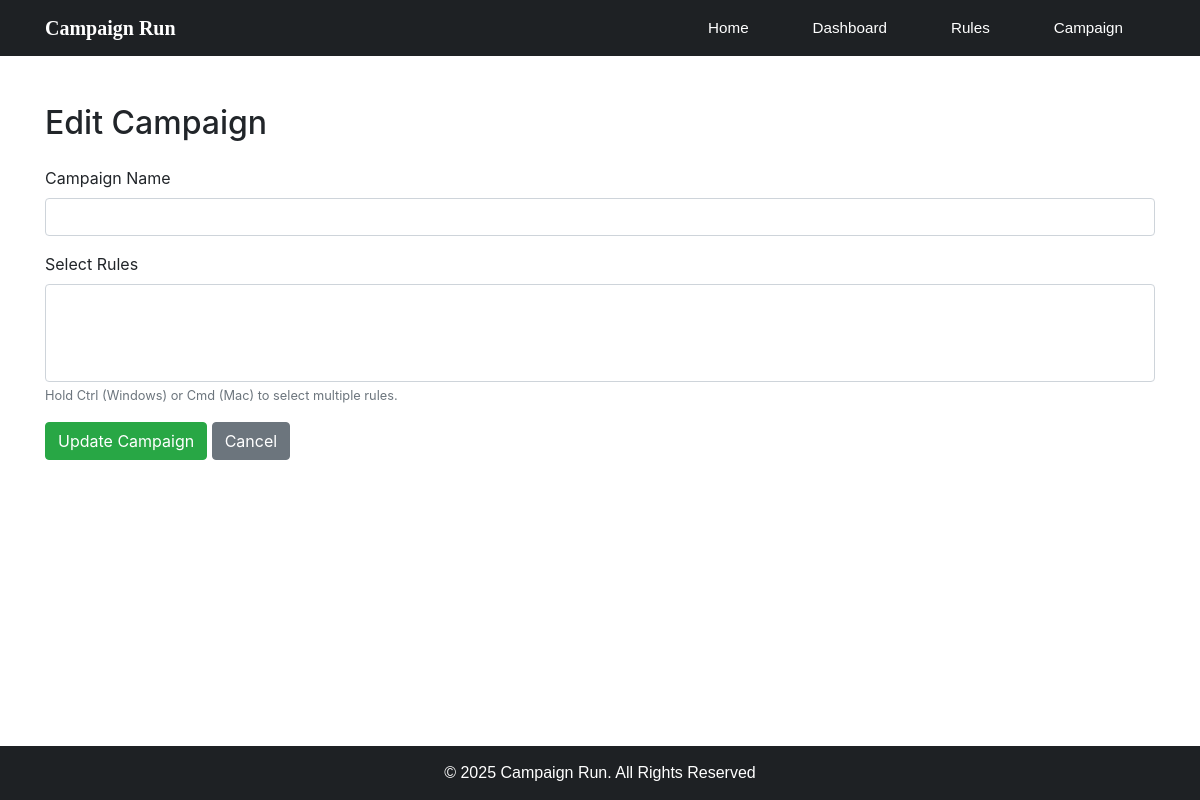
Before: /campaign/edit/3 with the older database file.
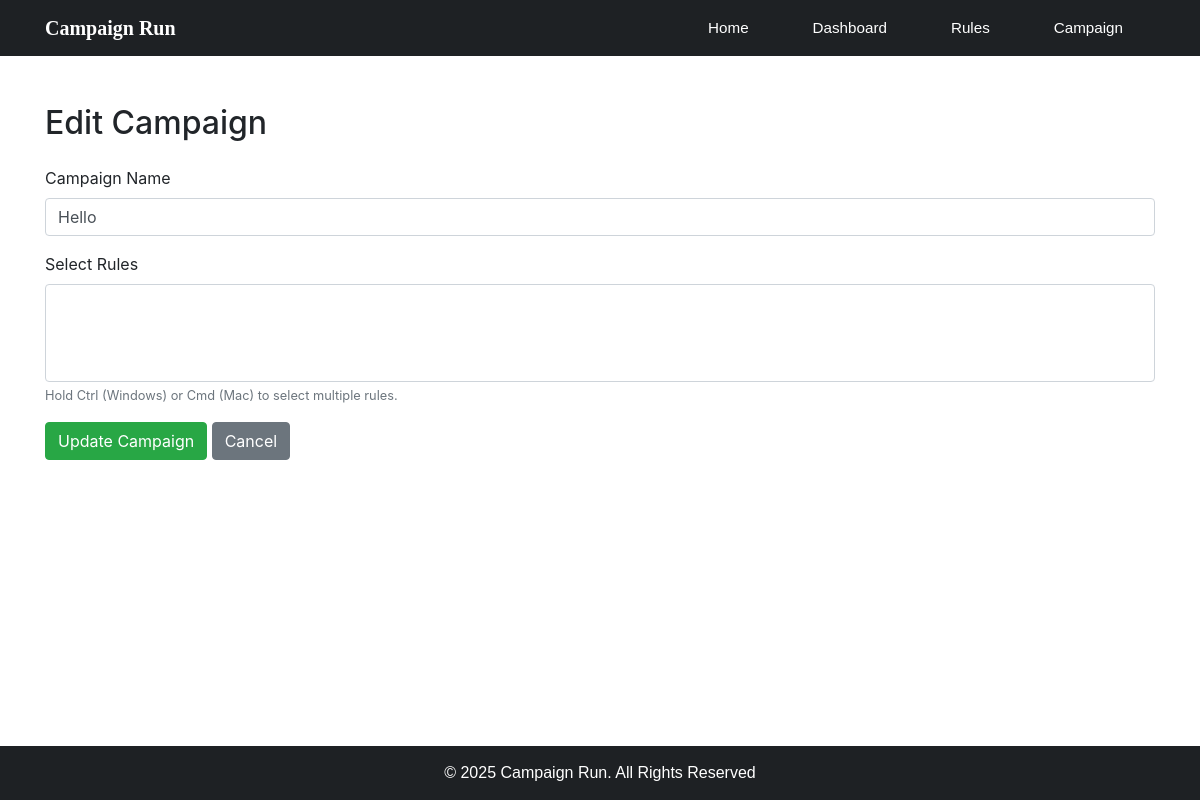
After: the same page with the newer database file.
### tables this page shows
CREATE TABLE campaigns (
                        id INTEGER PRIMARY KEY AUTOINCREMENT,
                        campaign_name TEXT,
                        rule_name TEXT,
                        created_by TEXT,
                        created_date TEXT,
                        updated_by TEXT,
                        updated_date TEXT
                    );

### app.py (the view, shortened to what this page needs)
@app.route('/campaign/edit/<int:id>', methods=['GET', 'POST'])
def edit_campaign(id):
    with sqlite3.connect(DB_NAME) as conn:
        c = conn.cursor()
        c.execute("SELECT * FROM campaigns WHERE id=?", (id,))
        campaign = c.fetchone()
    return render_template('edit_campaign.html', campaign=campaign)

### templates/edit_campaign.html (shortened to what this page needs)
{% extends 'base.html' %}
{% block content %}
<div class="container mt-5">
  <h2 class="mb-4">Edit Campaign</h2>
  <form method="POST">
    <div class="mb-3">
      <label for="campaign_name" class="form-label">Campaign Name</label>
      <input type="text" class="form-control" id="campaign_name" name="campaign_name" value="{{ campaign[1] }}" required>
    </div>
    <div class="mb-3">
      <label for="rule_ids" class="form-label">Select Rules</label>
      <select name="rule_ids" multiple class="form-control">
      </select>
      <small class="text-muted">Hold Ctrl (Windows) or Cmd (Mac) to select multiple rules.</small>
    </div>
    <button type="submit" class="btn btn-success">Update Campaign</button>
    <a href="{{ url_for('campaign') }}" class="btn btn-secondary">Cancel</a>
  </form>
</div>
{% endblock %}

Changed rows visible on the page:
added campaigns: campaign_name "Hello"
